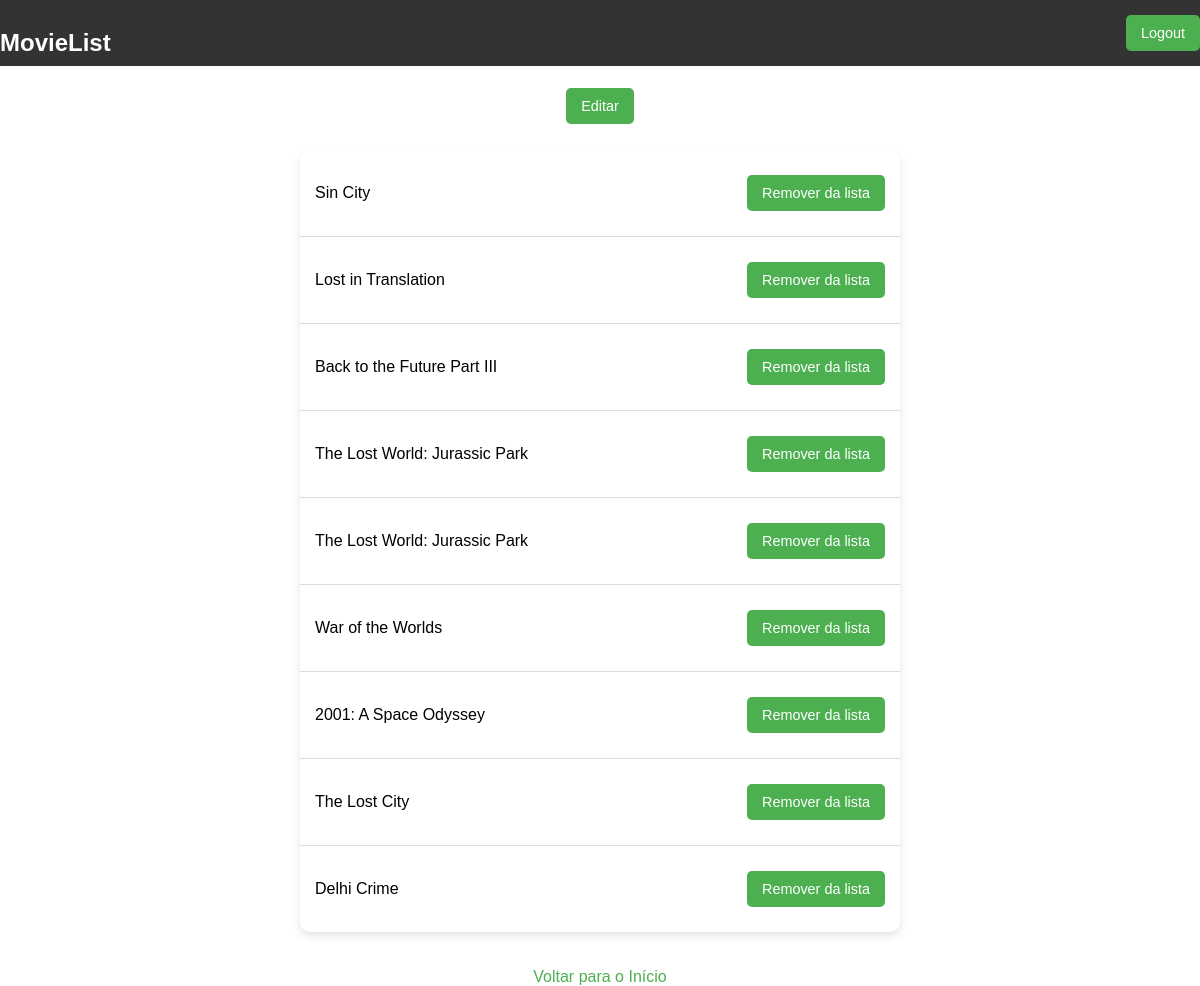
Screenshot of /filmes/lista_pessoal/ (signed in) with the database file from the repository.
### filmes/models.py (models this page shows, shortened)
class FilmePessoal(models.Model):
    usuario = models.ForeignKey(settings.AUTH_USER_MODEL, on_delete=models.CASCADE)
    nome = models.CharField(max_length=255)

### filmes/views.py (the view)
# urls.py: path('lista_pessoal/', views.lista_pessoal, name='lista_pessoal'),
@login_required
def lista_pessoal(request):
    if not request.user.groups.filter(name='Clientes').exists():
        logger.warning(f"[Lista Pessoal] Usuário '{request.user.email}' não pertence ao grupo 'Clientes'. Acesso negado.")
        return HttpResponseForbidden("Acesso negado.")
    filmes_pessoais = FilmePessoal.objects.filter(usuario=request.user)
    username = get_username(request)
    logger.info(f"[Lista Pessoal] Usuário '{username}' acessou a lista pessoal de filmes. Total de filmes: {len(filmes_pessoais)}")
    return render(request, 'filmes/lista_pessoal.html', {'filmes_pessoais': filmes_pessoais})

### filmes/views.py (called while the page is built)
def get_username(request):
    return request.user.email if request.user.is_authenticated else "Usuário anônimo"

### filmes/templates/filmes/lista_pessoal.html (shortened to what this page needs)
<!DOCTYPE html>
{% load static %}
<html>
<head>
    <link rel="stylesheet" href="{% static 'css/listafilmes.css' %}">
</head>
<body>
    <div class="navbar">
        <div class="logo">
            <a href="{% url 'filmes:inicio' %}" style="color: white; text-decoration: none;">MovieList</a>
        </div>
        <div class="user-info">
            <form action="{% url 'filmes:logout' %}" method="post" style="display:inline;">
                <button type="submit" class="btn">Logout</button>
            </form>
        </div>
    </div>
    <h1>Minha Lista de Filmes</h1>
    <button onclick="exibirCampoSenha()">Editar</button>
    <ul>
        {% for filme in filmes_pessoais %}
            <li>
                {{ filme.nome }}
                <form action="{% url 'filmes:remover_filme_pessoal' filme.nome|urlencode %}" method="post">
                    <button type="submit" id="botao-remover" disabled>Remover da lista</button>
                </form>
            </li>
        {% empty %}
            <li>Sua lista pessoal está vazia.</li>
        {% endfor %}
    </ul>
    <a href="{% url 'filmes:inicio' %}">Voltar para o Início</a>
</body>
</html>

### filmes/static/css/listafilmes.css (style rules this page uses)
body { font-family: Arial, sans-serif; background-color: #ffffff; margin: 0; padding: 0; display: flex; flex-direction: column; align-items: center; justify-content: center; min-height: 100vh; }
.navbar { position: absolute; top: 0; width: 100%; background-color: #333; color: white; display: flex; justify-content: space-between; align-items: center; padding: 5px; }
.navbar .logo { font-size: 1.5em; font-weight: bold; }
h1 { color: #ffffff; text-align: center; margin-bottom: 20px; }
button { background-color: #4CAF50; color: white; border: none; padding: 10px 15px; border-radius: 5px; cursor: pointer; font-size: 0.9em; margin: 10px 0; }
ul { list-style: none; padding: 0; width: 80%; max-width: 600px; background-color: #fff; box-shadow: 0 4px 8px rgba(0, 0, 0, 0.1); border-radius: 10px; overflow: hidden; }
li { padding: 15px; border-bottom: 1px solid #ddd; display: flex; justify-content: space-between; align-items: center; }
li:last-child { border-bottom: none; }
a { color: #4CAF50; text-decoration: none; margin-top: 20px; display: inline-block; }

### rows the page displays
FilmePessoal: nome "Sin City"
FilmePessoal: nome "Lost in Translation"
FilmePessoal: nome "Back to the Future Part III"
FilmePessoal: nome "The Lost World: Jurassic Park"
FilmePessoal: nome "The Lost World: Jurassic Park"
FilmePessoal: nome "War of the Worlds"
FilmePessoal: nome "2001: A Space Odyssey"
FilmePessoal: nome "The Lost City"
FilmePessoal: nome "Delhi Crime"
